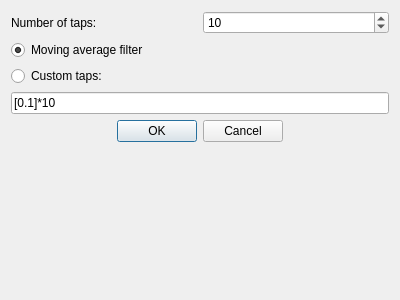
<?xml version="1.0" encoding="UTF-8"?>
<ui version="4.0">
 <class>FilterDialog</class>
 <widget class="QDialog" name="FilterDialog">
  <property name="geometry">
   <rect>
    <x>0</x>
    <y>0</y>
    <width>400</width>
    <height>300</height>
   </rect>
  </property>
  <property name="windowTitle">
   <string>Configure filter</string>
  </property>
  <layout class="QGridLayout" name="gridLayout">
   <item row="0" column="0">
    <widget class="QLabel" name="label">
     <property name="text">
      <string>Number of taps:</string>
     </property>
    </widget>
   </item>
   <item row="0" column="1">
    <widget class="QSpinBox" name="spinBoxNumTaps">
     <property name="minimum">
      <number>1</number>
     </property>
     <property name="maximum">
      <number>999999999</number>
     </property>
     <property name="value">
      <number>10</number>
     </property>
    </widget>
   </item>
   <item row="2" column="0">
    <widget class="QRadioButton" name="radioButtonCustomTaps">
     <property name="text">
      <string>Custom taps:</string>
     </property>
    </widget>
   </item>
   <item row="5" column="0">
    <spacer name="verticalSpacer">
     <property name="orientation">
      <enum>Qt::Vertical</enum>
     </property>
     <property name="sizeHint" stdset="0">
      <size>
       <width>20</width>
       <height>40</height>
      </size>
     </property>
    </spacer>
   </item>
   <item row="3" column="0" colspan="2">
    <widget class="QLineEdit" name="lineEditCustomTaps">
     <property name="toolTip">
      <string>&lt;html&gt;&lt;head/&gt;&lt;body&gt;&lt;p&gt;You can configure custom filter taps here either explicit using [0.1, 0.2, 0.3] or with &lt;span style=&quot; font-weight:600;&quot;&gt;python programming shortcuts&lt;/span&gt; like [0.1] * 3 + [0.2] * 4 will result in [0.1, 0.1, 0.1, 0.2, 0.2, 0.2, 0.2]&lt;/p&gt;&lt;/body&gt;&lt;/html&gt;</string>
     </property>
     <property name="text">
      <string>[0.1]*10</string>
     </property>
    </widget>
   </item>
   <item row="1" column="0" colspan="2">
    <widget class="QRadioButton" name="radioButtonMovingAverage">
     <property name="text">
      <string>Moving average filter</string>
     </property>
     <property name="checked">
      <bool>true</bool>
     </property>
    </widget>
   </item>
   <item row="4" column="0" colspan="2">
    <widget class="QDialogButtonBox" name="buttonBox">
     <property name="orientation">
      <enum>Qt::Horizontal</enum>
     </property>
     <property name="standardButtons">
      <set>QDialogButtonBox::Cancel|QDialogButtonBox::Ok</set>
     </property>
     <property name="centerButtons">
      <bool>true</bool>
     </property>
    </widget>
   </item>
  </layout>
 </widget>
 <resources/>
 <connections/>
</ui>
